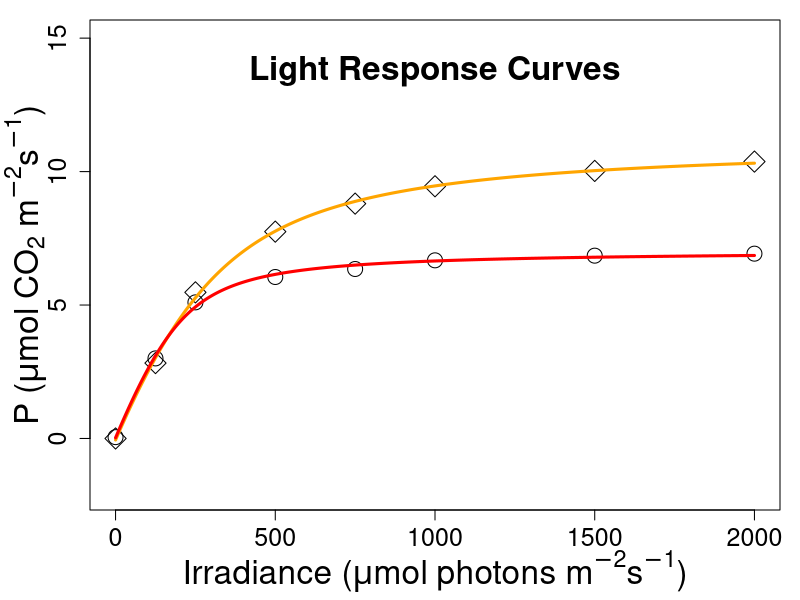

This chart was generated by the following R code:


# Predicting LR curve functions from the data 
LRcurve_predict <- function(P,phi_guess=0.05,traceYN=FALSE){
  curve.nlslrc = nls(P ~ (1/(2*theta))*(phi*I+Pmax-sqrt((phi*I+Pmax)^2-4*phi*theta*Pmax*I))-Rd,
                     start=list(Pmax=(max(P)-min(P)),phi=phi_guess,Rd=-min(P),theta=1),trace=traceYN) 
  return(curve.nlslrc)
}

# Measured Light Intensities 
I=c(0,125,250,500,750,1000,1500,2000)
# Measured P for Plant 1
P_1=c(0.000,2.825,5.475,7.750,8.800,9.450,10.025,10.375)
# Measured P for Plant 2
P_2=c(0.050,3.000,5.100,6.050,6.350,6.675,6.850,6.925)

# Fitting LRC to Plant 1
P_Fit1 = LRcurve_predict(P_1)
print(P_Fit1$m$getPars()) #printing the parameter estimates for LRC 1

# Fitting LRC to Plant 2
P_Fit2 = LRcurve_predict(P_2,phi_guess=0.03)
print(P_Fit2$m$getPars()) # printing the parameter estimate for LRC 2


par(mar=c(3,3,0,0),oma=c(1.5,1.5,1,1))
print(plot(I,P_1,xlab="", ylab="", ylim=c(-2,15),cex.lab=1.2,cex.axis=1.5,cex=2,pch=5))
points(I,P_2,cex=2,pch=1)
lines(0:2000,predict(P_Fit1, newdata=data.frame(I=0:2000)),lwd=3,col="orange")
lines(0:2000,predict(P_Fit2, newdata=data.frame(I=0:2000)),lwd=3,col="red")
mtext(expression("Irradiance ("*mu*"mol photons "*m^-2*s^-1*")"),side=1,line=3.3,cex=2)
mtext(expression(P*" ("*mu*"mol "*CO[2]*" "*m^-2*s^-1*")"),side=2,line=2,cex=2)
title("Light Response Curves",line=-3,cex.main=2)

